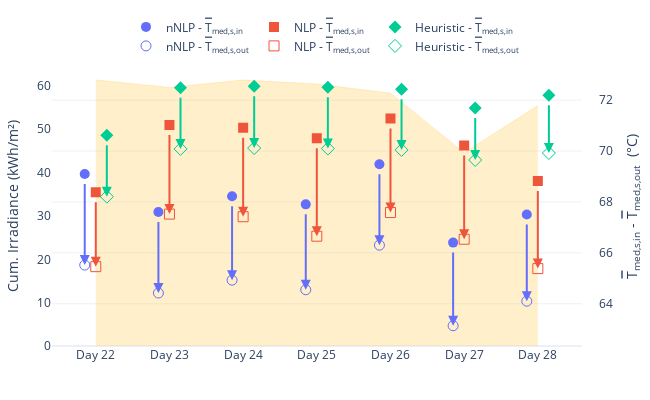

Notebook code cell kept with this figure:
### Markdown cell above
## Visualize and compare key variables

### Code cell
def paired_variable_plot(
    df: pd.DataFrame | list[pd.DataFrame], 
    var1_col: str, 
    var2_col: str,
    x_col: str | None = None, 
    var1_label: str | None = None,
    var2_label: str | None = None,
    bg_var_col: str | None = None,
    bg_var_label: str | None = None,
    alt_labels: list[str] | None = None, 
    marker_symbols: list[str] | None = None, 
    spacing: float = 0.3,
    var_unit: str = "",
    show_bg_label: bool = True,
    **kwargs
) -> go.Figure:
    """Create a scatter plot with arrows connecting var1 to var2 for each x value.
    X-axis is treated as categorical with spacing between alternatives.
    
    Parameters:
    - df: pd.DataFrame or list[pd.DataFrame] - data source(s)
    - x_col: str - column name for x-axis, if None index is used (treated as categorical)
    - var1_col: str - column name for first variable (starting point of arrow)
    - var2_col: str - column name for second variable (ending point of arrow)
    - alt_labels: list[str] | None - optional labels if df is a list
    - pattern_shapes: list[str] | None - optional marker symbols per alternative
    - spacing: float - spacing between alternatives (default 0.3)
    - **kwargs: additional keyword arguments passed to fig.update_layout()
    
    Returns: plotly.graph_objs.Figure
    """
    try:
        from phd_visualizations.constants import plt_colors, symbols_closed
    except ImportError:
        import plotly.express as px
        plt_colors = px.colors.qualitative.Plotly
        symbols_closed = ['circle', 'square', 'diamond', 'cross', 'x']
        
    if var_unit and not var_unit.startswith('('):
        var_unit = f" ({var_unit})"
        
    # Handle single df or list of dfs
    if isinstance(df, pd.DataFrame):
        dfs: list[pd.DataFrame] = [df]
        alt_labels = alt_labels or ['Data']
    else:
        dfs = df
        alt_labels = alt_labels or [f'Alt {i+1}' for i in range(len(dfs))]
    
    n_alts: int = len(dfs)
    
    # Load marker symbols from package if not provided
    if marker_symbols is None:
        marker_symbols: list[str] = symbols_closed
        
    if x_col is None:
        if str(dfs[0].index.dtype).startswith('datetime64'):
            categories = [f"Day {dt.day+1}" for dt in dfs[0].index]
        else:
            categories = dfs[0].index.astype(str).tolist()
    else:
        # Get unique categories from first dataframe
        categories = dfs[0][x_col].unique() if dfs else []
    
    fig: go.Figure = go.Figure()
    
    # Build mapping of category to base position
    cat_positions: dict = {cat: i for i, cat in enumerate(categories)}
    
    # Calculate offsets for each alternative
    if n_alts > 1:
        offsets: list[float] = [(i - (n_alts - 1) / 2) * spacing for i in range(n_alts)]
    else:
        offsets = [0.0]
    
    # Build tick labels and positions for x-axis
    tickvals: list[int] = []
    ticktext: list[str] = []
    for cat in categories:
        base_pos = cat_positions[cat]
        tickvals.append(base_pos)
        ticktext.append(str(cat))
        
    # --- Scatter (overlay, left axis or independent choice) ---
    if bg_var_col is not None:
        df_scatter = dfs[0]  # use first dataframe for scatter
        fig.add_trace(
            go.Scatter(
                x=tickvals,
                y=df_scatter[bg_var_col],
                mode="lines", # "markers+lines+text",
                name=f"{bg_var_label or bg_var_col} ❮",
                marker=dict(size=8, color="#FECB52"),
                line=dict(dash="solid", color="#FECB52", width=0.3),
                fill="tozeroy",
                fillcolor="rgba(254, 203, 82, 0.3)",
                # zorder=10,
                # text=[f"{val:.0f}" for val in df_scatter[bg_var_col]],
                # text_font=dict(color="#FECB52"),
                textposition="top center",
                showlegend=show_bg_label,
            ),
        )
    
    for idx, (data, label) in enumerate(zip(dfs, alt_labels)):
        if x_col is not None:
            assert x_col in data.columns, f"x_col '{x_col}' not found in DataFrame columns."
        
        if var1_col not in data.columns or var2_col not in data.columns:
            print(f"Skipping alternative '{label}' due to missing columns: {var1_col=}, or {var2_col=}.")
            continue
        
        color: str = plt_colors[idx % len(plt_colors)]
        marker: str = marker_symbols[idx % len(marker_symbols)]
        marker_open: str = f"{marker}-open"
        offset: float = offsets[idx]
        
        # Build x positions with offset
        x_positions: list[float] = [cat_positions[cat] + offset for cat in categories]
                
        # Add scatter points for var1
        fig.add_trace(go.Scatter(
            x=x_positions,
            y=data[var1_col],
            mode='markers',
            name=f'{label} - {var1_label or var1_col}',
            marker=dict(size=10, symbol=marker, color=color),
            legendgroup=label,
            hovertemplate=f'{label}<br>%{{text}}<br>{var1_col}: %{{y}}<extra></extra>',
            # text=data[x_col],
            yaxis='y2' if bg_var_col is not None else 'y'
        ))
        
        # Add scatter points for var2
        fig.add_trace(go.Scatter(
            x=x_positions,
            y=data[var2_col],
            mode='markers',
            name=f'{label} - {var2_label or var2_col}',
            marker=dict(size=10, symbol=marker_open, color=color),
            legendgroup=label,
            hovertemplate=f'{label}<br>{x_col}: %{{text}}<br>{var2_col}: %{{y}}<extra></extra>',
            # text=data[x_col],
            yaxis='y2' if bg_var_col is not None else 'y'
        ))
        
        # Add arrows connecting var1 to var2 for each x value
        # In Plotly: (x, y) is the arrow head, (ax, ay) is the arrow tail
        for x_pos, y1, y2 in zip(x_positions, data[var1_col], data[var2_col]):
            fig.add_annotation(
                x=x_pos,      # arrow head x position (at var2)
                y=y2,         # arrow head y position (at var2)
                ax=x_pos,     # arrow tail x position (at var1)
                ay=y1,        # arrow tail y position (at var1)
                xref='x',
                yref='y2' if bg_var_col is not None else 'y',
                axref='x',
                ayref='y2' if bg_var_col is not None else 'y',
                showarrow=True,
                arrowhead=2,
                arrowsize=1,
                arrowwidth=2,
                arrowcolor=color,
                opacity=1,
            )
            
    # Configure yaxis
    yaxis_config: dict = {}
    kwargs.setdefault('xaxis', {})

    if bg_var_col is not None:
        # print("Background variable detected, configuring dual y-axes.")
        
        yaxis_config["yaxis"] = dict(
            title=f"{bg_var_label or bg_var_col}",
            # overlaying="y",
            # side="right",
            # position=1,
            showgrid=False,
            # range=[min(df_scatter[bg_var_col]) * 0.5, max(df_scatter[bg_var_col]) * 1.1],
        )
        
        yaxis_config["yaxis2"] = dict(
            title=f"{var1_label or var1_col} - {var2_label or var2_col} {var_unit}",
            overlaying="y",
            side="right",
            position=1,
            showgrid=True,
            # range=[min(df_scatter[var2_col]) * 0.5, max(df_scatter[var2_col]) * 1.1],
        )
        
        kwargs['xaxis'].setdefault('domain', [0, 0.97])
    
    # Set default layout parameters using setdefault to avoid conflicts with kwargs
    if isinstance(kwargs['xaxis'], dict):
        kwargs['xaxis'].setdefault('title', "")
        kwargs['xaxis'].setdefault('tickmode', 'array')
        kwargs['xaxis'].setdefault('tickvals', tickvals)
        kwargs['xaxis'].setdefault('ticktext', ticktext)
        kwargs['xaxis'].setdefault('type', 'linear')
    
    kwargs.setdefault('legend', {'orientation': 'h', 'yanchor': 'bottom', 'y': 1.02, 'xanchor': 'center', 'x': 0.5})
    kwargs.setdefault('width', 900)
    kwargs.setdefault('height', 500)
    kwargs.setdefault('hovermode', 'closest')
    
    fig.update_layout(yaxis_config, **kwargs)
    
    return fig


fig = paired_variable_plot(
    df=daily_sim_dfs,
    var1_col='Tmed_s_in',
    var1_label='<span style="text-decoration:overline">T</span><sub>med,s,in</sub>',
    var2_col='Tmed_s_out',
    var2_label='<span style="text-decoration:overline">T</span><sub>med,s,out</sub>',
    var_unit='°C',
    bg_var_col='daily_cumulative_I',
    bg_var_label='Cum. Irradiance (kWh/m²)',
    alt_labels=alt_labels,
    spacing=0.15,
    
    # Additional layout kwargs
    # title='Comparison of Value1 vs Value2',
    width=650,
    height=400,
    template='plotly_white',
    margin=dict(l=50, r=50, t=50, b=50),
    xaxis_showgrid=False,
    xaxis_zeroline=False,
    show_bg_label=False
)

fig.show()

### Figure 1 — Plotly figure (JSON) as saved in the notebook; plotly's stock layout.template omitted (floating-point values rounded to 4 significant figures)
{"data": [{"fill": "tozeroy", "fillcolor": "rgba(254, 203, 82, 0.3)", "line": {"color": "#FECB52", "dash": "solid", "width": 0.3}, "marker": {"color": "#FECB52", "size": 8}, "mode": "lines", "name": "Cum. Irradiance (kWh/m²) ❮", "showlegend": false, "textposition": "top center", "type": "scatter", "x": [0, 1, 2, 3, 4, 5, 6], "y": [61.37, 59.67, 61.36, 60.44, 58.33, 44.6, 55.48]}, {"hovertemplate": "nNLP<br>%{text}<br>Tmed_s_in: %{y}<extra></extra>", "legendgroup": "nNLP", "marker": {"color": "#636EFA", "size": 10, "symbol": "circle"}, "mode": "markers", "name": "nNLP - <span style=\"text-decoration:overline\">T</span><sub>med,s,in</sub>", "type": "scatter", "x": [-0.15, 0.85, 1.85, 2.85, 3.85, 4.85, 5.85], "y": [69.1, 67.61, 68.22, 67.91, 69.48, 66.4, 67.5], "yaxis": "y2"}, {"hovertemplate": "nNLP<br>None: %{text}<br>Tmed_s_out: %{y}<extra></extra>", "legendgroup": "nNLP", "marker": {"color": "#636EFA", "size": 10, "symbol": "circle-open"}, "mode": "markers", "name": "nNLP - <span style=\"text-decoration:overline\">T</span><sub>med,s,out</sub>", "type": "scatter", "x": [-0.15, 0.85, 1.85, 2.85, 3.85, 4.85, 5.85], "y": [65.52, 64.42, 64.93, 64.55, 66.3, 63.14, 64.1], "yaxis": "y2"}, {"hovertemplate": "NLP<br>%{text}<br>Tmed_s_in: %{y}<extra></extra>", "legendgroup": "NLP", "marker": {"color": "#EF553B", "size": 10, "symbol": "square"}, "mode": "markers", "name": "NLP - <span style=\"text-decoration:overline\">T</span><sub>med,s,in</sub>", "type": "scatter", "x": [0, 1, 2, 3, 4, 5, 6], "y": [68.38, 71.02, 70.92, 70.51, 71.28, 70.22, 68.83], "yaxis": "y2"}, {"hovertemplate": "NLP<br>None: %{text}<br>Tmed_s_out: %{y}<extra></extra>", "legendgroup": "NLP", "marker": {"color": "#EF553B", "size": 10, "symbol": "square-open"}, "mode": "markers", "name": "NLP - <span style=\"text-decoration:overline\">T</span><sub>med,s,out</sub>", "type": "scatter", "x": [0, 1, 2, 3, 4, 5, 6], "y": [65.46, 67.52, 67.42, 66.65, 67.58, 66.54, 65.38], "yaxis": "y2"}, {"hovertemplate": "Heuristic<br>%{text}<br>Tmed_s_in: %{y}<extra></extra>", "legendgroup": "Heuristic", "marker": {"color": "#00CC96", "size": 10, "symbol": "diamond"}, "mode": "markers", "name": "Heuristic - <span style=\"text-decoration:overline\">T</span><sub>med,s,in</sub>", "type": "scatter", "x": [0.15, 1.15, 2.15, 3.15, 4.15, 5.15, 6.15], "y": [70.62, 72.49, 72.55, 72.51, 72.42, 71.69, 72.2, NaN], "yaxis": "y2"}, {"hovertemplate": "Heuristic<br>None: %{text}<br>Tmed_s_out: %{y}<extra></extra>", "legendgroup": "Heuristic", "marker": {"color": "#00CC96", "size": 10, "symbol": "diamond-open"}, "mode": "markers", "name": "Heuristic - <span style=\"text-decoration:overline\">T</span><sub>med,s,out</sub>", "type": "scatter", "x": [0.15, 1.15, 2.15, 3.15, 4.15, 5.15, 6.15], "y": [68.21, 70.08, 70.12, 70.1, 70.04, 69.65, 69.92, NaN], "yaxis": "y2"}], "layout": {"annotations": [{"arrowcolor": "#636EFA", "arrowhead": 2, "arrowsize": 1, "arrowwidth": 2, "ax": -0.15, "axref": "x", "ay": 69.1, "ayref": "y2", "opacity": 1, "showarrow": true, "x": -0.15, "xref": "x", "y": 65.52, "yref": "y2"}, {"arrowcolor": "#636EFA", "arrowhead": 2, "arrowsize": 1, "arrowwidth": 2, "ax": 0.85, "axref": "x", "ay": 67.61, "ayref": "y2", "opacity": 1, "showarrow": true, "x": 0.85, "xref": "x", "y": 64.42, "yref": "y2"}, {"arrowcolor": "#636EFA", "arrowhead": 2, "arrowsize": 1, "arrowwidth": 2, "ax": 1.85, "axref": "x", "ay": 68.22, "ayref": "y2", "opacity": 1, "showarrow": true, "x": 1.85, "xref": "x", "y": 64.93, "yref": "y2"}, {"arrowcolor": "#636EFA", "arrowhead": 2, "arrowsize": 1, "arrowwidth": 2, "ax": 2.85, "axref": "x", "ay": 67.91, "ayref": "y2", "opacity": 1, "showarrow": true, "x": 2.85, "xref": "x", "y": 64.55, "yref": "y2"}, {"arrowcolor": "#636EFA", "arrowhead": 2, "arrowsize": 1, "arrowwidth": 2, "ax": 3.85, "axref": "x", "ay": 69.48, "ayref": "y2", "opacity": 1, "showarrow": true, "x": 3.85, "xref": "x", "y": 66.3, "yref": "y2"}, {"arrowcolor": "#636EFA", "arrowhead": 2, "arrowsize": 1, "arrowwidth": 2, "ax": 4.85, "axref": "x", "ay": 66.4, "ayref": "y2", "opacity": 1, "showarrow": true, "x": 4.85, "xref": "x", "y": 63.14, "yref": "y2"}, {"arrowcolor": "#636EFA", "arrowhead": 2, "arrowsize": 1, "arrowwidth": 2, "ax": 5.85, "axref": "x", "ay": 67.5, "ayref": "y2", "opacity": 1, "showarrow": true, "x": 5.85, "xref": "x", "y": 64.1, "yref": "y2"}, {"arrowcolor": "#EF553B", "arrowhead": 2, "arrowsize": 1, "arrowwidth": 2, "ax": 0, "axref": "x", "ay": 68.38, "ayref": "y2", "opacity": 1, "showarrow": true, "x": 0, "xref": "x", "y": 65.46, "yref": "y2"}, {"arrowcolor": "#EF553B", "arrowhead": 2, "arrowsize": 1, "arrowwidth": 2, "ax": 1, "axref": "x", "ay": 71.02, "ayref": "y2", "opacity": 1, "showarrow": true, "x": 1, "xref": "x", "y": 67.52, "yref": "y2"}, {"arrowcolor": "#EF553B", "arrowhead": 2, "arrowsize": 1, "arrowwidth": 2, "ax": 2, "axref": "x", "ay": 70.92, "ayref": "y2", "opacity": 1, "showarrow": true, "x": 2, "xref": "x", "y": 67.42, "yref": "y2"}, {"arrowcolor": "#EF553B", "arrowhead": 2, "arrowsize": 1, "arrowwidth": 2, "ax": 3, "axref": "x", "ay": 70.51, "ayref": "y2", "opacity": 1, "showarrow": true, "x": 3, "xref": "x", "y": 66.65, "yref": "y2"}, {"arrowcolor": "#EF553B", "arrowhead": 2, "arrowsize": 1, "arrowwidth": 2, "ax": 4, "axref": "x", "ay": 71.28, "ayref": "y2", "opacity": 1, "showarrow": true, "x": 4, "xref": "x", "y": 67.58, "yref": "y2"}, {"arrowcolor": "#EF553B", "arrowhead": 2, "arrowsize": 1, "arrowwidth": 2, "ax": 5, "axref": "x", "ay": 70.22, "ayref": "y2", "opacity": 1, "showarrow": true, "x": 5, "xref": "x", "y": 66.54, "yref": "y2"}, {"arrowcolor": "#EF553B", "arrowhead": 2, "arrowsize": 1, "arrowwidth": 2, "ax": 6, "axref": "x", "ay": 68.83, "ayref": "y2", "opacity": 1, "showarrow": true, "x": 6, "xref": "x", "y": 65.38, "yref": "y2"}, {"arrowcolor": "#00CC96", "arrowhead": 2, "arrowsize": 1, "arrowwidth": 2, "ax": 0.15, "axref": "x", "ay": 70.62, "ayref": "y2", "opacity": 1, "showarrow": true, "x": 0.15, "xref": "x", "y": 68.21, "yref": "y2"}, {"arrowcolor": "#00CC96", "arrowhead": 2, "arrowsize": 1, "arrowwidth": 2, "ax": 1.15, "axref": "x", "ay": 72.49, "ayref": "y2", "opacity": 1, "showarrow": true, "x": 1.15, "xref": "x", "y": 70.08, "yref": "y2"}, {"arrowcolor": "#00CC96", "arrowhead": 2, "arrowsize": 1, "arrowwidth": 2, "ax": 2.15, "axref": "x", "ay": 72.55, "ayref": "y2", "opacity": 1, "showarrow": true, "x": 2.15, "xref": "x", "y": 70.12, "yref": "y2"}, {"arrowcolor": "#00CC96", "arrowhead": 2, "arrowsize": 1, "arrowwidth": 2, "ax": 3.15, "axref": "x", "ay": 72.51, "ayref": "y2", "opacity": 1, "showarrow": true, "x": 3.15, "xref": "x", "y": 70.1, "yref": "y2"}, {"arrowcolor": "#00CC96", "arrowhead": 2, "arrowsize": 1, "arrowwidth": 2, "ax": 4.15, "axref": "x", "ay": 72.42, "ayref": "y2", "opacity": 1, "showarrow": true, "x": 4.15, "xref": "x", "y": 70.04, "yref": "y2"}, {"arrowcolor": "#00CC96", "arrowhead": 2, "arrowsize": 1, "arrowwidth": 2, "ax": 5.15, "axref": "x", "ay": 71.69, "ayref": "y2", "opacity": 1, "showarrow": true, "x": 5.15, "xref": "x", "y": 69.65, "yref": "y2"}, {"arrowcolor": "#00CC96", "arrowhead": 2, "arrowsize": 1, "arrowwidth": 2, "ax": 6.15, "axref": "x", "ay": 72.2, "ayref": "y2", "opacity": 1, "showarrow": true, "x": 6.15, "xref": "x", "y": 69.92, "yref": "y2"}], "height": 400, "hovermode": "closest", "legend": {"orientation": "h", "x": 0.5, "xanchor": "center", "y": 1.02, "yanchor": "bottom"}, "margin": {"b": 50, "l": 50, "r": 50, "t": 50}, "width": 650, "xaxis": {"domain": [0, 0.97], "showgrid": false, "tickmode": "array", "ticktext": ["Day 22", "Day 23", "Day 24", "Day 25", "Day 26", "Day 27", "Day 28"], "tickvals": [0, 1, 2, 3, 4, 5, 6], "title": {"text": ""}, "type": "linear", "zeroline": false}, "yaxis": {"showgrid": false, "title": {"text": "Cum. Irradiance (kWh/m²)"}}, "yaxis2": {"overlaying": "y", "position": 1, "showgrid": true, "side": "right", "title": {"text": "<span style=\"text-decoration:overline\">T</span><sub>med,s,in</sub> - <span style=\"text-decoration:overline\">T</span><sub>med,s,out</sub>  (°C)"}}}}
